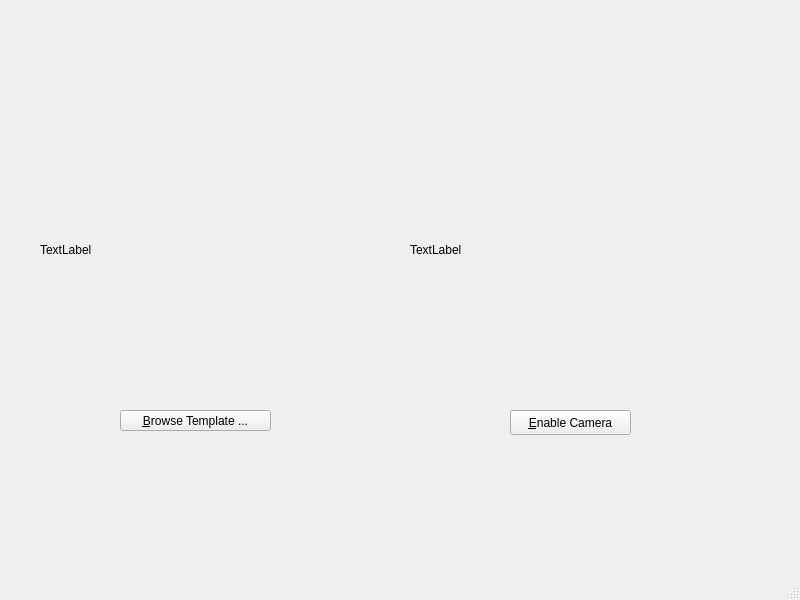
<?xml version="1.0" encoding="UTF-8"?>
<ui version="4.0">
 <class>SIFTDemo</class>
 <widget class="QMainWindow" name="SIFTDemo">
  <property name="geometry">
   <rect>
    <x>0</x>
    <y>0</y>
    <width>800</width>
    <height>600</height>
   </rect>
  </property>
  <property name="windowTitle">
   <string>SIFT Demo</string>
  </property>
  <widget class="QWidget" name="centralwidget">
   <widget class="QPushButton" name="browse_button">
    <property name="geometry">
     <rect>
      <x>120</x>
      <y>410</y>
      <width>151</width>
      <height>21</height>
     </rect>
    </property>
    <property name="text">
     <string>&amp;Browse Template ...</string>
    </property>
   </widget>
   <widget class="QPushButton" name="toggle_cam_button">
    <property name="geometry">
     <rect>
      <x>510</x>
      <y>410</y>
      <width>121</width>
      <height>25</height>
     </rect>
    </property>
    <property name="text">
     <string>&amp;Enable Camera</string>
    </property>
   </widget>
   <widget class="QLabel" name="template_label">
    <property name="geometry">
     <rect>
      <x>40</x>
      <y>130</y>
      <width>320</width>
      <height>240</height>
     </rect>
    </property>
    <property name="text">
     <string>TextLabel</string>
    </property>
   </widget>
   <widget class="QLabel" name="live_image_label">
    <property name="geometry">
     <rect>
      <x>410</x>
      <y>130</y>
      <width>320</width>
      <height>240</height>
     </rect>
    </property>
    <property name="text">
     <string>TextLabel</string>
    </property>
   </widget>
  </widget>
  <widget class="QMenuBar" name="menubar">
   <property name="geometry">
    <rect>
     <x>0</x>
     <y>0</y>
     <width>800</width>
     <height>22</height>
    </rect>
   </property>
  </widget>
  <widget class="QStatusBar" name="statusbar"/>
 </widget>
 <resources/>
 <connections/>
</ui>
